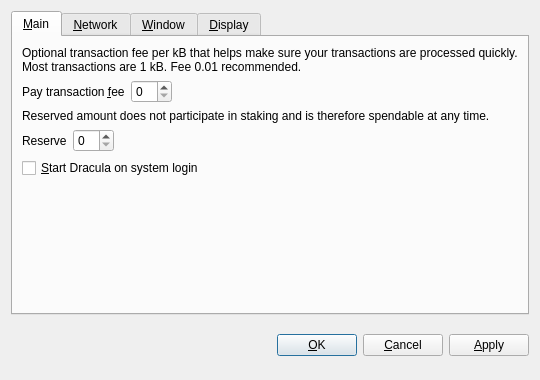
<?xml version="1.0" encoding="UTF-8"?>
<ui version="4.0">
 <class>OptionsDialog</class>
 <widget class="QDialog" name="OptionsDialog">
  <property name="geometry">
   <rect>
    <x>0</x>
    <y>0</y>
    <width>540</width>
    <height>380</height>
   </rect>
  </property>
  <property name="windowTitle">
   <string>Options</string>
  </property>
  <property name="modal">
   <bool>true</bool>
  </property>
  <layout class="QVBoxLayout" name="verticalLayout">
   <item>
    <widget class="QTabWidget" name="tabWidget">
     <property name="tabPosition">
      <enum>QTabWidget::North</enum>
     </property>
     <property name="currentIndex">
      <number>0</number>
     </property>
     <widget class="QWidget" name="tabMain">
      <attribute name="title">
       <string>&amp;Main</string>
      </attribute>
      <layout class="QVBoxLayout" name="verticalLayout_Main">
       <item>
        <widget class="QLabel" name="transactionFeeInfoLabel">
         <property name="text">
          <string>Optional transaction fee per kB that helps make sure your transactions are processed quickly. Most transactions are 1 kB. Fee 0.01 recommended.</string>
         </property>
         <property name="textFormat">
          <enum>Qt::PlainText</enum>
         </property>
         <property name="wordWrap">
          <bool>true</bool>
         </property>
        </widget>
       </item>
       <item>
        <layout class="QHBoxLayout" name="horizontalLayoutFee">
         <item>
          <widget class="QLabel" name="transactionFeeLabel">
           <property name="text">
            <string>Pay transaction &amp;fee</string>
           </property>
           <property name="textFormat">
            <enum>Qt::PlainText</enum>
           </property>
           <property name="buddy">
            <cstring>transactionFee</cstring>
           </property>
          </widget>
         </item>
         <item>
          <widget class="BitcoinAmountField" name="transactionFee"/>
         </item>
         <item>
          <spacer name="horizontalSpacerFee">
           <property name="orientation">
            <enum>Qt::Horizontal</enum>
           </property>
           <property name="sizeHint" stdset="0">
            <size>
             <width>40</width>
             <height>20</height>
            </size>
           </property>
          </spacer>
         </item>
        </layout>
       </item>
       <item>
        <widget class="QLabel" name="reserveBalanceInfoLabel">
         <property name="text">
          <string>Reserved amount does not participate in staking and is therefore spendable at any time.</string>
         </property>
         <property name="textFormat">
          <enum>Qt::PlainText</enum>
         </property>
         <property name="wordWrap">
          <bool>true</bool>
         </property>
        </widget>
       </item>
       <item>
        <layout class="QHBoxLayout" name="horizontalLayoutReserveBalance">
         <item>
          <widget class="QLabel" name="reserveBalanceLabel">
           <property name="text">
            <string>Reserve</string>
           </property>
           <property name="textFormat">
            <enum>Qt::PlainText</enum>
           </property>
           <property name="buddy">
            <cstring>reserveBalance</cstring>
           </property>
          </widget>
         </item>
         <item>
          <widget class="BitcoinAmountField" name="reserveBalance"/>
         </item>
         <item>
          <spacer name="horizontalSpacerReserveBalance">
           <property name="orientation">
            <enum>Qt::Horizontal</enum>
           </property>
           <property name="sizeHint" stdset="0">
            <size>
             <width>40</width>
             <height>20</height>
            </size>
           </property>
          </spacer>
         </item>
        </layout>
       </item>
       <item>
        <widget class="QCheckBox" name="bitcoinAtStartup">
         <property name="toolTip">
          <string>Automatically start Dracula after logging in to the system.</string>
         </property>
         <property name="text">
          <string>&amp;Start Dracula on system login</string>
         </property>
        </widget>
       </item>
       <item>
        <spacer name="verticalSpacer_Main">
         <property name="orientation">
          <enum>Qt::Vertical</enum>
         </property>
         <property name="sizeHint" stdset="0">
          <size>
           <width>20</width>
           <height>40</height>
          </size>
         </property>
        </spacer>
       </item>
      </layout>
     </widget>
     <widget class="QWidget" name="tabNetwork">
      <attribute name="title">
       <string>&amp;Network</string>
      </attribute>
      <layout class="QVBoxLayout" name="verticalLayout_Network">
       <item>
        <widget class="QCheckBox" name="mapPortUpnp">
         <property name="toolTip">
          <string>Automatically open the Dracula client port on the router. This only works when your router supports UPnP and it is enabled.</string>
         </property>
         <property name="text">
          <string>Map port using &amp;UPnP</string>
         </property>
        </widget>
       </item>
       <item>
        <widget class="QCheckBox" name="connectSocks">
         <property name="toolTip">
          <string>Connect to the Dracula network through a SOCKS5 proxy (e.g. when connecting through Tor).</string>
         </property>
         <property name="text">
          <string>&amp;Connect through SOCKS5 proxy:</string>
         </property>
        </widget>
       </item>
       <item>
        <layout class="QHBoxLayout" name="horizontalLayout_Network">
         <item>
          <widget class="QLabel" name="proxyIpLabel">
           <property name="text">
            <string>Proxy &amp;IP:</string>
           </property>
           <property name="textFormat">
            <enum>Qt::PlainText</enum>
           </property>
           <property name="buddy">
            <cstring>proxyIp</cstring>
           </property>
          </widget>
         </item>
         <item>
          <widget class="QValidatedLineEdit" name="proxyIp">
           <property name="maximumSize">
            <size>
             <width>140</width>
             <height>16777215</height>
            </size>
           </property>
           <property name="toolTip">
            <string>IP address of the proxy (e.g. 127.0.0.1)</string>
           </property>
          </widget>
         </item>
         <item>
          <widget class="QLabel" name="proxyPortLabel">
           <property name="text">
            <string>&amp;Port:</string>
           </property>
           <property name="textFormat">
            <enum>Qt::PlainText</enum>
           </property>
           <property name="buddy">
            <cstring>proxyPort</cstring>
           </property>
          </widget>
         </item>
         <item>
          <widget class="QLineEdit" name="proxyPort">
           <property name="maximumSize">
            <size>
             <width>55</width>
             <height>16777215</height>
            </size>
           </property>
           <property name="toolTip">
            <string>Port of the proxy (e.g. 9050)</string>
           </property>
          </widget>
         </item>
         <item>
          <spacer name="horizontalSpacer_Network">
           <property name="orientation">
            <enum>Qt::Horizontal</enum>
           </property>
           <property name="sizeHint" stdset="0">
            <size>
             <width>40</width>
             <height>20</height>
            </size>
           </property>
          </spacer>
         </item>
        </layout>
       </item>
       <item>
        <spacer name="verticalSpacer_Network">
         <property name="orientation">
          <enum>Qt::Vertical</enum>
         </property>
         <property name="sizeHint" stdset="0">
          <size>
           <width>20</width>
           <height>40</height>
          </size>
         </property>
        </spacer>
       </item>
      </layout>
     </widget>
     <widget class="QWidget" name="tabWindow">
      <attribute name="title">
       <string>&amp;Window</string>
      </attribute>
      <layout class="QVBoxLayout" name="verticalLayout_Window">
       <item>
        <widget class="QCheckBox" name="minimizeToTray">
         <property name="toolTip">
          <string>Show only a tray icon after minimizing the window.</string>
         </property>
         <property name="text">
          <string>&amp;Minimize to the tray instead of the taskbar</string>
         </property>
        </widget>
       </item>
       <item>
        <widget class="QCheckBox" name="minimizeOnClose">
         <property name="toolTip">
          <string>Minimize instead of exit the application when the window is closed. When this option is enabled, the application will be closed only after selecting Quit in the menu.</string>
         </property>
         <property name="text">
          <string>M&amp;inimize on close</string>
         </property>
        </widget>
       </item>
       <item>
        <spacer name="verticalSpacer_Window">
         <property name="orientation">
          <enum>Qt::Vertical</enum>
         </property>
         <property name="sizeHint" stdset="0">
          <size>
           <width>20</width>
           <height>40</height>
          </size>
         </property>
        </spacer>
       </item>
      </layout>
     </widget>
     <widget class="QWidget" name="tabDisplay">
      <attribute name="title">
       <string>&amp;Display</string>
      </attribute>
      <layout class="QVBoxLayout" name="verticalLayout_Display">
       <item>
        <layout class="QHBoxLayout" name="horizontalLayout_1_Display">
         <item>
          <widget class="QLabel" name="langLabel">
           <property name="text">
            <string>User Interface &amp;language:</string>
           </property>
           <property name="textFormat">
            <enum>Qt::PlainText</enum>
           </property>
           <property name="buddy">
            <cstring>lang</cstring>
           </property>
          </widget>
         </item>
         <item>
          <widget class="QValueComboBox" name="lang">
           <property name="toolTip">
            <string>The user interface language can be set here. This setting will take effect after restarting Dracula.</string>
           </property>
          </widget>
         </item>
        </layout>
       </item>
       <item>
        <layout class="QHBoxLayout" name="horizontalLayout_2_Display">
         <item>
          <widget class="QLabel" name="unitLabel">
           <property name="text">
            <string>&amp;Unit to show amounts in:</string>
           </property>
           <property name="textFormat">
            <enum>Qt::PlainText</enum>
           </property>
           <property name="buddy">
            <cstring>unit</cstring>
           </property>
          </widget>
         </item>
         <item>
          <widget class="QValueComboBox" name="unit">
           <property name="toolTip">
            <string>Choose the default subdivision unit to show in the interface and when sending coins.</string>
           </property>
          </widget>
         </item>
        </layout>
       </item>
       <item>
        <widget class="QCheckBox" name="coinControlFeatures">
         <property name="toolTip">
          <string>Whether to show coin control features or not.</string>
         </property>
         <property name="text">
          <string>Display coin &amp;control features (experts only!)</string>
         </property>
        </widget>
       </item>
       <item>
        <widget class="QCheckBox" name="minimizeCoinAge">
         <property name="toolTip">
          <string>Whether to select the coin outputs randomly or with minimal coin age.</string>
         </property>
         <property name="text">
          <string>Minimize weight consumption (experimental)</string>
         </property>
        </widget>
       </item>
       <item>
        <widget class="QCheckBox" name="useBlackTheme">
         <property name="text">
          <string>Use black visual theme (requires restart)</string>
         </property>
        </widget>
       </item>
       <item>
        <spacer name="verticalSpacer_Display">
         <property name="orientation">
          <enum>Qt::Vertical</enum>
         </property>
         <property name="sizeHint" stdset="0">
          <size>
           <width>20</width>
           <height>40</height>
          </size>
         </property>
        </spacer>
       </item>
      </layout>
     </widget>
    </widget>
   </item>
   <item>
    <layout class="QHBoxLayout" name="horizontalLayout_Buttons">
     <item>
      <spacer name="horizontalSpacer_1">
       <property name="orientation">
        <enum>Qt::Horizontal</enum>
       </property>
       <property name="sizeHint" stdset="0">
        <size>
         <width>40</width>
         <height>48</height>
        </size>
       </property>
      </spacer>
     </item>
     <item>
      <widget class="QLabel" name="statusLabel">
       <property name="font">
        <font>
         <weight>75</weight>
         <bold>true</bold>
        </font>
       </property>
       <property name="text">
        <string/>
       </property>
       <property name="textFormat">
        <enum>Qt::PlainText</enum>
       </property>
       <property name="wordWrap">
        <bool>true</bool>
       </property>
      </widget>
     </item>
     <item>
      <spacer name="horizontalSpacer_2">
       <property name="orientation">
        <enum>Qt::Horizontal</enum>
       </property>
       <property name="sizeHint" stdset="0">
        <size>
         <width>40</width>
         <height>48</height>
        </size>
       </property>
      </spacer>
     </item>
     <item>
      <widget class="QPushButton" name="okButton">
       <property name="text">
        <string>&amp;OK</string>
       </property>
      </widget>
     </item>
     <item>
      <widget class="QPushButton" name="cancelButton">
       <property name="text">
        <string>&amp;Cancel</string>
       </property>
       <property name="autoDefault">
        <bool>false</bool>
       </property>
      </widget>
     </item>
     <item>
      <widget class="QPushButton" name="applyButton">
       <property name="text">
        <string>&amp;Apply</string>
       </property>
       <property name="autoDefault">
        <bool>false</bool>
       </property>
      </widget>
     </item>
    </layout>
   </item>
  </layout>
 </widget>
 <customwidgets>
  <customwidget>
   <class>BitcoinAmountField</class>
   <extends>QSpinBox</extends>
   <header>bitcoinamountfield.h</header>
  </customwidget>
  <customwidget>
   <class>QValueComboBox</class>
   <extends>QComboBox</extends>
   <header>qvaluecombobox.h</header>
  </customwidget>
  <customwidget>
   <class>QValidatedLineEdit</class>
   <extends>QLineEdit</extends>
   <header>qvalidatedlineedit.h</header>
  </customwidget>
 </customwidgets>
 <resources/>
 <connections/>
</ui>
